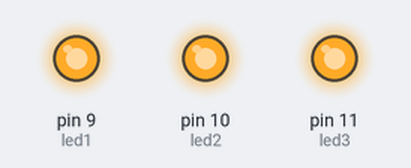
A sketch run on a simulated Arduino Uno, built with avr-gcc and run on an emulated ATmega328P. On the bench: output pins drawn as LEDs (lit = HIGH).

Above: at 0.2 s.
At 1.7 s:
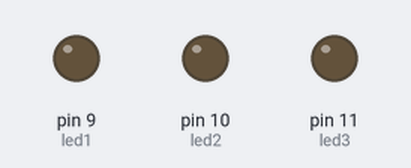
Timing chart, 0 to 3.0 s (numbered marks = the images above):
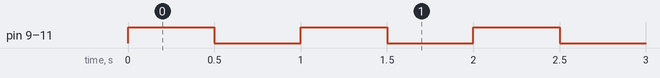

The sketch:

LED_blink.ino
```cpp
const int led1 = 9;
const int led2 = 10;
const int led3 = 11;

void setup() {
  // put your setup code here, to run once:
  pinMode(led1, OUTPUT);
  pinMode(led2, OUTPUT);
  pinMode(led3, OUTPUT);
}

void loop() {
  // put your main code here, to run repeatedly:
  digitalWrite(led1, HIGH);
  digitalWrite(led2, HIGH);
  digitalWrite(led3, HIGH);
  delay(500);
  digitalWrite(led1, LOW);
  digitalWrite(led2, LOW);
  digitalWrite(led3, LOW);
  delay(500);
}
```

Measured:
- by itself, pin 9 (led1), pin 10 (led2), pin 11 (led3): alternates HIGH for 0.50 s and LOW for 0.50 s
